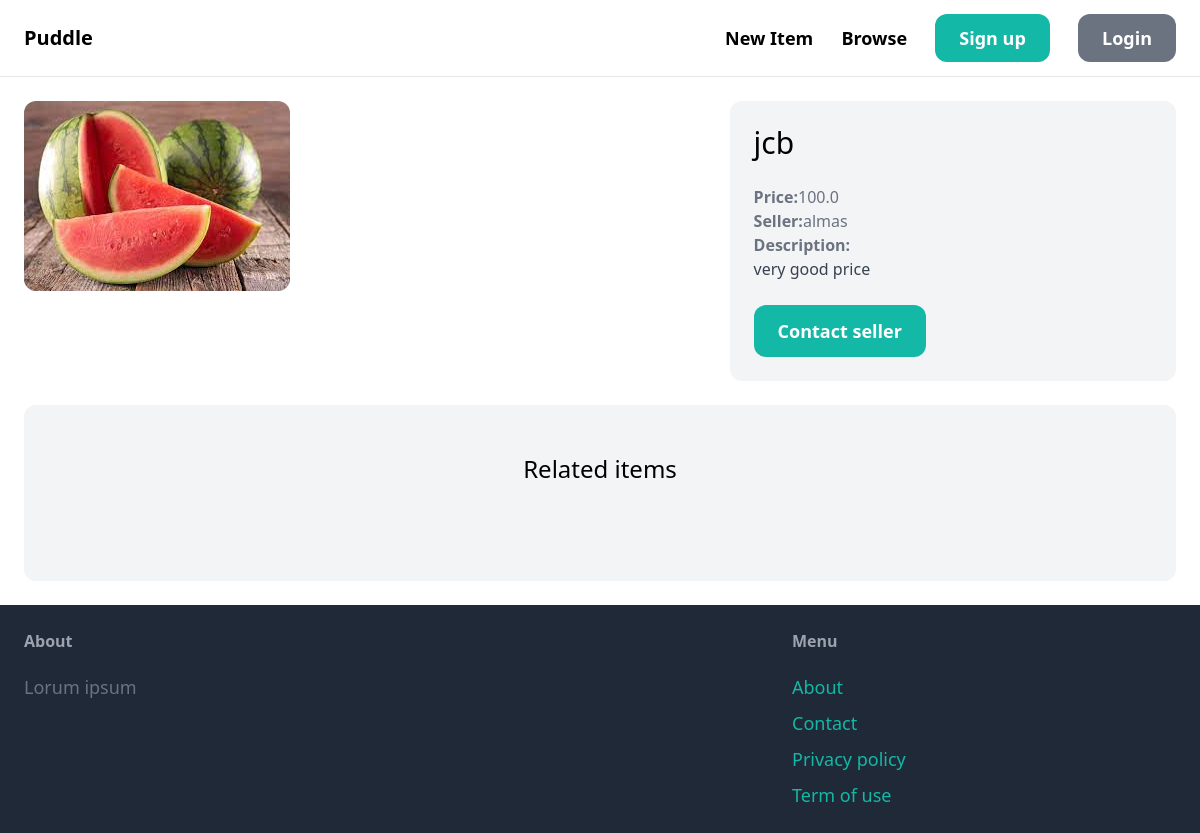
Page /items/1/ on the committed database.
### items/models.py (models this page shows, shortened)
class Item(models.Model):
    category = models.ForeignKey(Category,related_name='items',on_delete=models.CASCADE)
    name = models.CharField(max_length=255)
    description = models.TextField(blank=True,null=True)
    price = models.FloatField()
    image = models.ImageField(upload_to='item_images',blank=True,null=True)
    is_sold = models.BooleanField(default=False)
    created_by = models.ForeignKey(User,on_delete=models.CASCADE)
    created_at = models.DateTimeField(auto_now_add=True)

### items/views.py (the view)
# urls.py: path('<int:id>/',views.detail,name='detail'),
def detail(request,id):
    item = get_object_or_404(Item,id=id)
    related_items = Item.objects.filter(category=item.category,is_sold=False).exclude(id=id)[0:3]
    context = {
        'item':item  ,
        'related_items':related_items,
        }
    return render(request,'item/detail.html',context)

### items/templates/item/detail.html (shortened to what this page needs)
{% extends 'base.html' %}
{% block content %}
<div class="grid grid-cols-5 gap-6">
    <div class="col-span-3">
        <img src="{{item.image.url}}" class="rounded-xl">
    </div>
    <div class="col-span-2 p-6 bg-gray-100 rounded-xl">
        <h1 class="mb-6 text-3xl">{{item.name}}</h1>
        <p class="text-gray-500"><strong>Price:</strong>{{item.price}}</p>
        <p class="text-gray-500"><strong>Seller:</strong>{{item.created_by.username}}</p>
        {% if item.description %}
        <p class="text-gray-700">
            <strong class="text-gray-500">Description:</strong><br>
            {{item.description}}
        </p>
    {% endif %}
    {% if request.user == item.created_by %}
    <div class="mt-6 p-6 bg-white rounded-xl">
        <p>This is your item</p>
        <a href="{% url 'edit' item.id %}" class="inline-block mt-6 px-6 py-3 text-lg font-semibold bg-teal-500 text-white rounded-xl">Edit</a>
        <a href="{% url 'delete' item.id %}" class="inline-block mt-6 px-6 py-3 text-lg font-semibold bg-red-500 text-white rounded-xl">Delete</a>
    </div>
    {% else %}
    <a href="#" class="inline-block mt-6 px-6 py-3 text-lg font-semibold bg-teal-500 text-white rounded-xl hover:bg-teal:700">Contact seller</a>
    {% endif %}
    </div>
</div>
<div class="mt-6 px-6 py-12 bg-gray-100 rounded-xl">
    <h2 class="mb-12 text-2xl text-center">Related items</h2>
</div>
{% endblock %}

### rows in the picture
Item: image (picture), name "jcb", price "100.0", created_by.username "almas", description "very good price"
